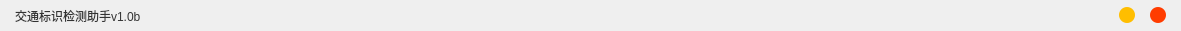
   <widget class="QWidget" name="title_bar" native="true">
    <property name="geometry">
     <rect>
      <x>0</x>
      <y>0</y>
      <width>1181</width>
      <height>31</height>
     </rect>
    </property>
    <property name="sizePolicy">
     <sizepolicy hsizetype="Preferred" vsizetype="Preferred">
      <horstretch>0</horstretch>
      <verstretch>0</verstretch>
     </sizepolicy>
    </property>
    <property name="styleSheet">
     <string notr="true">font: 12pt &quot;微软雅黑&quot;;
border-radius: 15px;
background-color: qlineargradient(x1: 0, y1: 0, x2: 0, y2: 1, 
                  stop: 0 rgb(225, 182, 196), stop: 1 rgb(181, 205, 238));
</string>
    </property>
    <layout class="QHBoxLayout">
     <property name="spacing">
      <number>15</number>
     </property>
     <property name="leftMargin">
      <number>15</number>
     </property>
     <property name="topMargin">
      <number>0</number>
     </property>
     <property name="rightMargin">
      <number>15</number>
     </property>
     <property name="bottomMargin">
      <number>0</number>
     </property>
     <item>
      <widget class="QLabel" name="label_title">
       <property name="styleSheet">
        <string notr="true">QLabel{
    color: #333333;
	background-color: rgba(200 ,200, 200,0);
	qproperty-alignment: AlignCenter;
}</string>
       </property>
       <property name="text">
        <string>交通标识检测助手v1.0b</string>
       </property>
      </widget>
     </item>
     <item>
      <spacer name="horizontalSpacer">
       <property name="orientation">
        <enum>Qt::Horizontal</enum>
       </property>
       <property name="sizeHint" stdset="0">
        <size>
         <width>40</width>
         <height>20</height>
        </size>
       </property>
      </spacer>
     </item>
     <item>
      <widget class="QPushButton" name="button_min">
       <property name="minimumSize">
        <size>
         <width>16</width>
         <height>16</height>
        </size>
       </property>
       <property name="maximumSize">
        <size>
         <width>16</width>
         <height>16</height>
        </size>
       </property>
       <property name="styleSheet">
        <string notr="true">QPushButton {
	border: 0px;
    border-radius: 8px;
	background-color: rgb(255, 190, 0);
}
QPushButton:hover {
	background-color: rgb(170, 170, 255);
}
QPushButton:pressed {	
	background-color: rgb(0, 170, 255);
}</string>
       </property>
       <property name="text">
        <string/>
       </property>
      </widget>
     </item>
     <item>
      <widget class="QPushButton" name="button_exit_1">
       <property name="minimumSize">
        <size>
         <width>16</width>
         <height>16</height>
        </size>
       </property>
       <property name="maximumSize">
        <size>
         <width>16</width>
         <height>16</height>
        </size>
       </property>
       <property name="styleSheet">
        <string notr="true">QPushButton {
	border: 0px;
    border-radius: 8px;
	background-color: rgb(255, 60, 0);
}
QPushButton:hover {
	background-color: rgb(170, 170, 255);
}
QPushButton:pressed {
	background-color: rgb(0, 170, 255);
}</string>
       </property>
       <property name="text">
        <string/>
       </property>
      </widget>
     </item>
    </layout>
   </widget>
